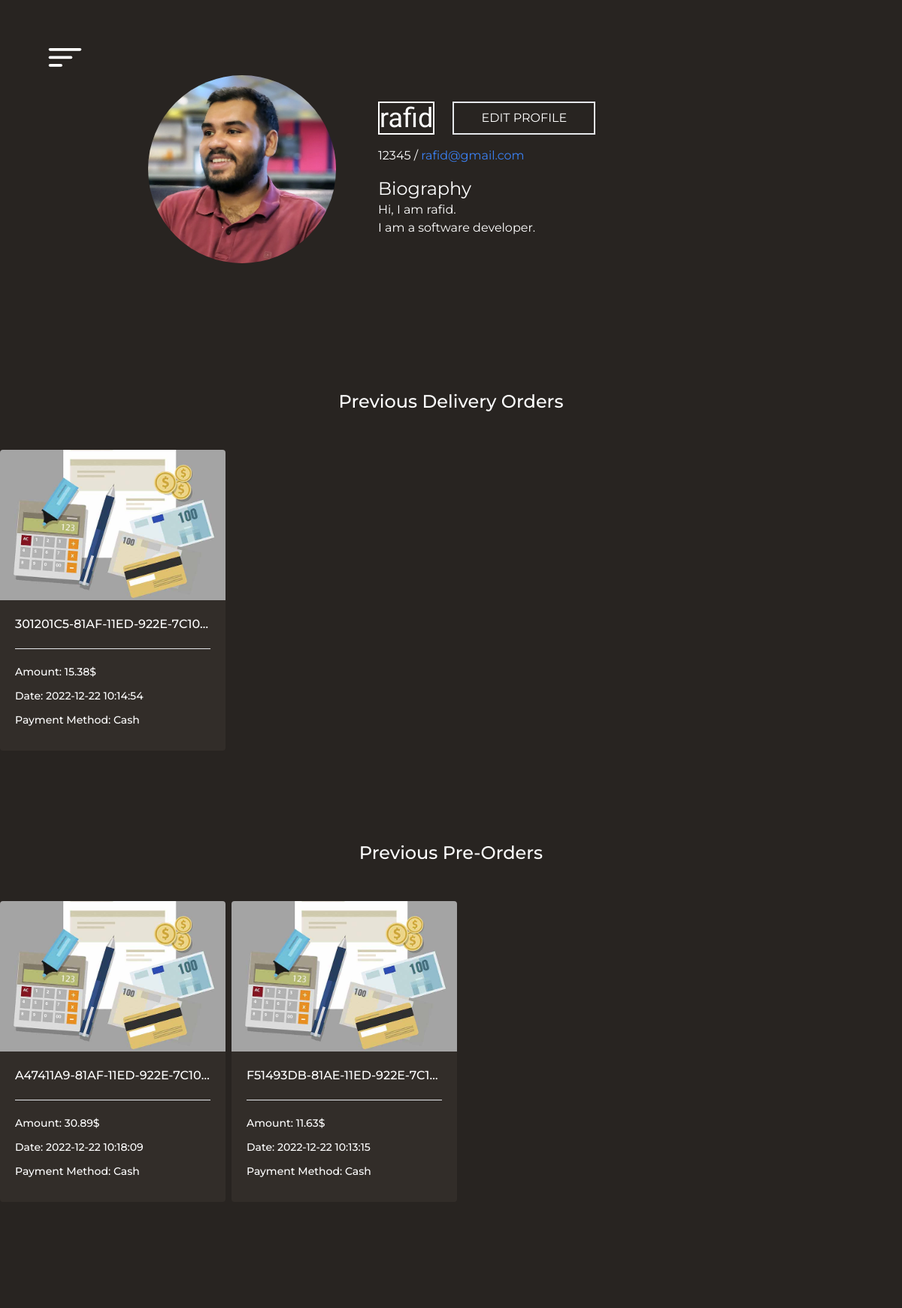
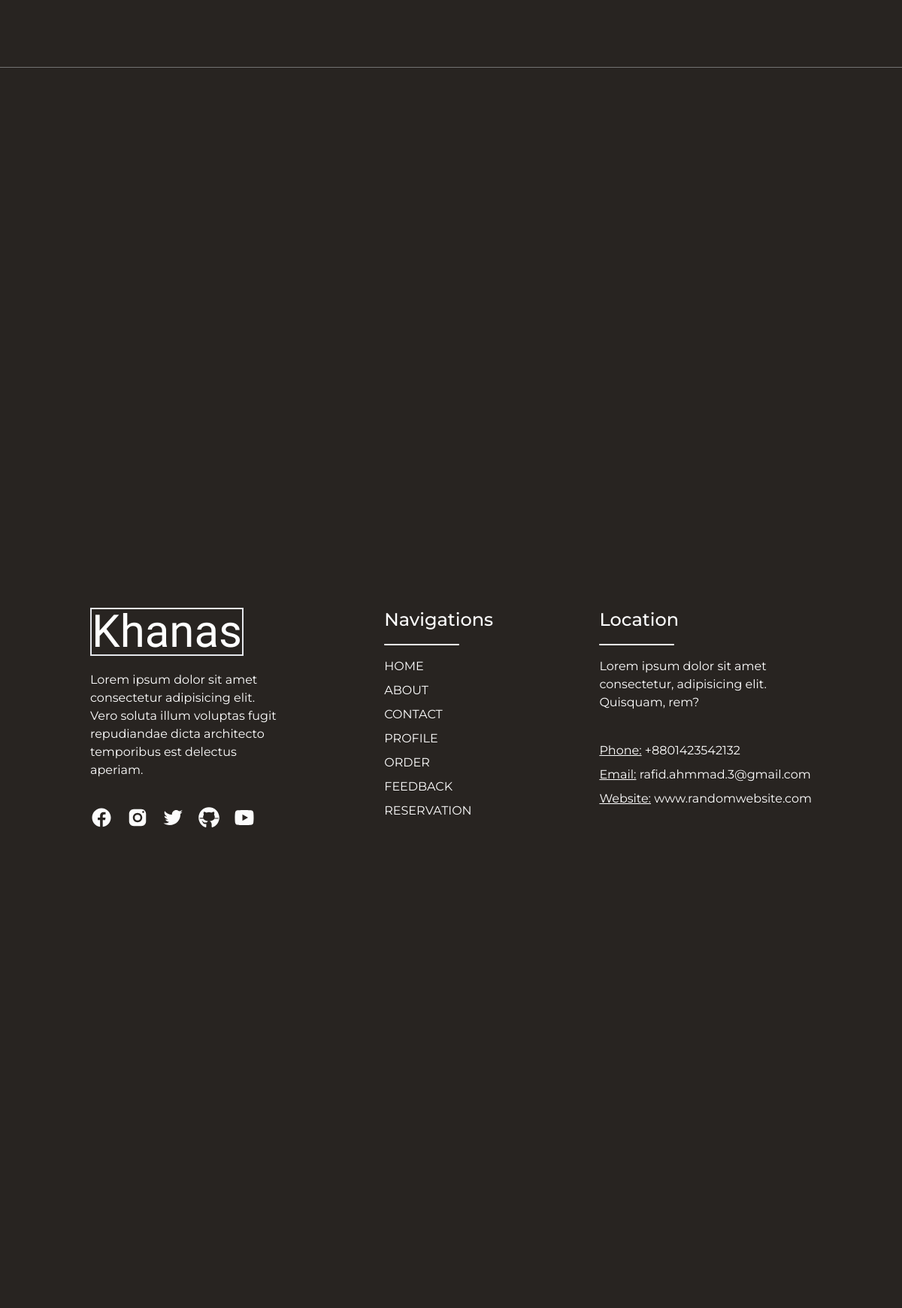
The app's page /profile-page.php (signed in) with its own data (2 pictures, top to bottom).
### tables this page shows
CREATE TABLE `transaction_info` (
  `transaction_id` varchar(36) NOT NULL,
  `customer_id` varchar(36) NOT NULL,
  `order_type` varchar(15) NOT NULL,
  `date` datetime NOT NULL DEFAULT current_timestamp(),
  `payment_method` varchar(20) NOT NULL,
  `amount` float NOT NULL,
  `delivery_address` text DEFAULT NULL
);

### profile-page.php (the view, shortened to what this page needs)
<!DOCTYPE html>
<html lang="en">
<head>
    <script src="https://cdn.tailwindcss.com"></script>
    <script src="https://cdn.tailwindcss.com?plugins=forms,typography,aspect-ratio,line-clamp"></script>
</head>
<body class="bg-[#E8C07D] overflow-x-hidden">
    <?php require "nav-component.php" ?>
    <div class="scroll-container h-screen w-screen flex flex-col">
        <section class="scroll-child contact-us h-fit bg-[#282421] w-screen relative">
            <div class="profile flex flex-col justify-center items-center mt-[100px] mb-[150px]">
                <div class="pic-name-profile flex justify-center items-center gap-14 mb-32">
                    <div class="profile-pic">
                        <img class="rounded-full w-[250px] h-[250px] object-cover object-top" src="images/propic.jpg"
                            alt="" />
                    </div>
                    <div class="profile-name text-white">
                        <div class="mb-4 flex items-center gap-6">
                            <p class="title text-4xl border-white border-2 w-fit">
                                <?php if (isset($_SESSION['name'])): ?>
                                <?php echo $_SESSION['name']; ?>
                                <?php endif ?></p>
                            <div class="btn">
                                <a href="edit-profile.php"><button
                                        class="text-white border-2 w-[190px] py-2 uppercase transition-all duration-100 hover:bg-gray-200 hover:bg-opacity-70 hover:font-medium hover:text-neutral-900" disabled>
                                        Edit Profile
                                    </button></a>
                            </div>
                        </div>
                        <p class="mb-4">
                            <?php if (isset($_SESSION['name'])): ?>
                            <?php echo $_SESSION['phone']; ?>
                            <?php endif ?> / <span class="text-blue-500"><a href="">
                                    <?php if (isset($_SESSION['name'])): ?>
                                    <?php echo $_SESSION['email']; ?>
                                    <?php endif ?></a></span>
                        </p>
                        <div class="profile-bio text-white">
                            <p class="text-2xl">Biography</p>
                            <p class="w-[500px]">
                                Hi, I am <?php echo $_SESSION['name'] ?>.<br>I am a software developer.
                            </p>
                        </div>
                    </div>
                </div>
                <div class="prev-card text-white scroll-child pt-10 mb-20">
                    <p class="text-2xl mb-12 text-center font-medium">Previous Delivery Orders</p>
                    <div class="order-cards grid grid-cols-4 gap-8">
                        <?php
                        include("config.php");
                        $sql = "SELECT * FROM `transaction_info` WHERE customer_id = '{$_SESSION['id']}' AND order_type = 'delivery' ORDER BY `date` DESC";
                        $result = $conn->query($sql);
                        if ($result->num_rows > 0) {
                            while ($row = $result->fetch_assoc()) {
                                echo '<div
                        class="rounded overflow-hidden bg-[#322d29] w-[300px] h-[400px] hover:scale-[1.02] transition-all duration-200">
                        <a class="" href=""><img class="w-[300px] h-[200px] object-cover" src="images/purchase.jpg"
                                alt="" style="object-position: 20% 75%" />
                            <div class="p-5">
                                <p class="font-medium text-center uppercase truncate">' . $row["transaction_id"] . '</p>
                                <hr class="mt-5" />
                                <div class="flex text-sm justify-between items-center mt-5 font-medium">
                                    <p>Amount: ' . $row["amount"] . '$</p>
                                </div>
                                <div class="flex text-sm justify-between items-center mt-3 font-medium">
                                    <p>Date: ' . $row["date"] . '</p>
                                </div>
                                <div class="flex text-sm justify-between items-center mt-3 font-medium capitalize">
                                    <p>Payment Method: ' . $row["payment_method"] . '</p>
                                </div>
                            </div>
                        </a>
                    </div>';
                            }
                        } else {
                            echo "0 results";
                        }
                        ?>
                    </div>
                </div>
                <div class="prev-card text-white scroll-child  pt-10 mb-20">
                    <p class="text-2xl mb-12 text-center font-medium">Previous Pre-Orders</p>
                    <div class="order-cards grid grid-cols-4 gap-8">
                        <?php
                        include("config.php");
                        $sql = "SELECT * FROM `transaction_info` WHERE customer_id = '{$_SESSION['id']}' AND order_type = 'pre-order' ORDER BY `date` DESC";
                        $result = $conn->query($sql);
                        if ($result->num_rows > 0) {
                            while ($row = $result->fetch_assoc()) {
                                echo '<div
                        class="rounded overflow-hidden bg-[#322d29] w-[300px] h-[400px] hover:scale-[1.02] transition-all duration-200">
                        <a class="" href=""><img class="w-[300px] h-[200px] object-cover" src="images/purchase.jpg"
                                alt="" style="object-position: 20% 75%" />
                            <div class="p-5">
                                <p class="font-medium text-center uppercase truncate">' . $row["transaction_id"] . '</p>
                                <hr class="mt-5" />
                                <div class="flex text-sm justify-between items-center mt-5 font-medium">
                                    <p>Amount: ' . $row["amount"] . '$</p>
                                </div>
                                <div class="flex text-sm justify-between items-center mt-3 font-medium">
                                    <p>Date: ' . $row["date"] . '</p>
                                </div>
                                <div class="flex text-sm justify-between items-center mt-3 font-medium capitalize">
                                    <p>Payment Method: ' . $row["payment_method"] . '</p>
                                </div>
                            </div>
                        </a>
                    </div>';
                            }
                        } else {
                            echo "0 results";
                        }
                        ?>
                    </div>
                </div>
            </div>
        </section>
        <?php require "footer.php" ?>
    </div>
</body>
</html>

### profile-page.php (style rules this page uses)
html { scroll-behavior: smooth; }
body { font-family: "Montserrat"; }
.title { font-family: "Sofia", cursive; }
.scroll-container { scroll-snap-type: y proximity; overflow-y: scroll; overflow-x: hidden; scroll-behavior: smooth; }
.scroll-child { scroll-snap-align: start; flex: none; }

### records on screen
transaction_info: transaction_id "301201C5-81AF-11ED-922E-7C10…", amount "15.38", date "2022-12-22 10:14:54", payment_method "Cash"
transaction_info: transaction_id "A47411A9-81AF-11ED-922E-7C10…", amount "30.89", date "2022-12-22 10:18:09", payment_method "Cash"
transaction_info: transaction_id "F51493DB-81AE-11ED-922E-7C1…", amount "11.63", date "2022-12-22 10:13:15", payment_method "Cash"

### other values on screen
$_SESSION['name'] "rafid"
$_SESSION['phone'] "12345"
$_SESSION['email'] "rafid@gmail.com"
